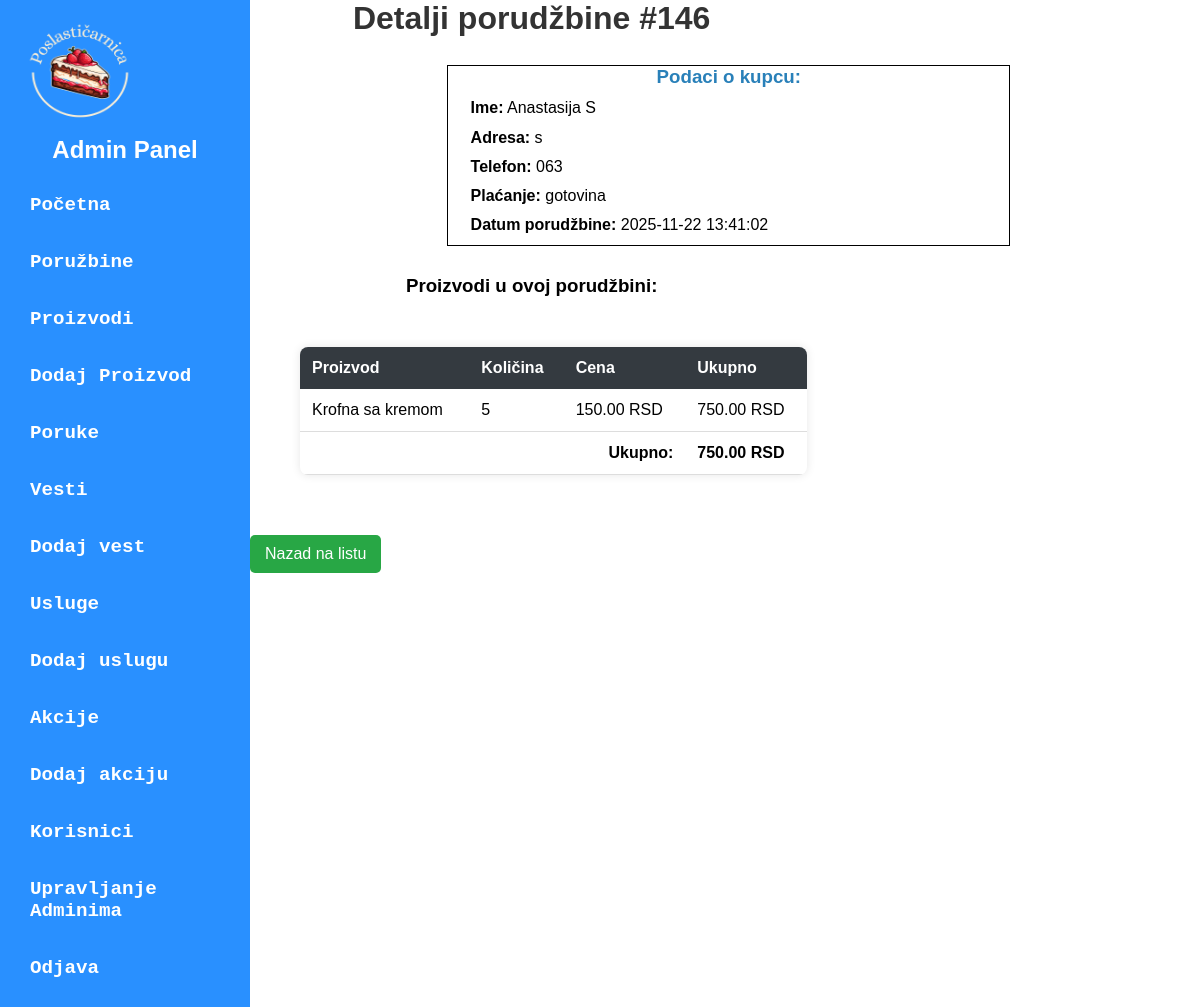
The app's page /admin/admin-dashboard.php?page=detaljiPorudzbine&id=146 with its own data.
### tables this page shows
CREATE TABLE IF NOT EXISTS `stavke_porudzbine` (
  `id` int(10) unsigned NOT NULL AUTO_INCREMENT,
  `porudzbina_id` int(10) unsigned NOT NULL,
  `proizvod_id` int(10) unsigned NOT NULL,
  `kolicina` int(11) NOT NULL,
  `cena` double NOT NULL,
  PRIMARY KEY (`id`),
  KEY `porudzbina_id` (`porudzbina_id`),
  KEY `proizvod_id` (`proizvod_id`),
  CONSTRAINT `stavke_porudzbine_ibfk_1` FOREIGN KEY (`porudzbina_id`) REFERENCES `porudzbina` (`id`) ON DELETE CASCADE,
  CONSTRAINT `stavke_porudzbine_ibfk_2` FOREIGN KEY (`proizvod_id`) REFERENCES `proizvod` (`id`)
);

CREATE TABLE IF NOT EXISTS `porudzbina` (
  `id` int(10) unsigned NOT NULL AUTO_INCREMENT,
  `ime` varchar(50) NOT NULL,
  `prezime` varchar(50) NOT NULL,
  `email` varchar(50) DEFAULT '',
  `adresa` varchar(100) NOT NULL,
  `telefon` varchar(20) NOT NULL,
  `nacin_placanja` varchar(30) NOT NULL DEFAULT 'gotovina',
  `datum_porudzbine` datetime NOT NULL DEFAULT current_timestamp(),
  PRIMARY KEY (`id`) USING BTREE
);

CREATE TABLE IF NOT EXISTS `proizvod` (
  `id` int(10) unsigned NOT NULL AUTO_INCREMENT,
  `naziv` varchar(50) NOT NULL DEFAULT '0',
  `opis` varchar(255) NOT NULL,
  `kategorija` varchar(30) NOT NULL DEFAULT 'ostalo',
  `cena` double NOT NULL DEFAULT 0,
  `zalihe` int(11) NOT NULL DEFAULT 0,
  `slika` varchar(255) NOT NULL DEFAULT '0',
  PRIMARY KEY (`id`)
);

### admin/model/detaljiPorudzbineModel.php (called while the page is built, shortened)
<?php
if (isset($_GET['id'])) {
    $porudzbina_id = intval($_GET['id']);
} else {
    die("Greška: ID porudžbine nije prosleđen.");
}
$query = "
SELECT
    p.id AS porudzbina_id,
    p.ime,
    p.prezime,
    p.adresa,
    p.telefon,
    p.nacin_placanja,
    p.datum_porudzbine,
    pr.naziv AS proizvod,
    sp.kolicina,
    sp.cena
FROM porudzbina p
JOIN stavke_porudzbine sp ON p.id = sp.porudzbina_id
JOIN proizvod pr ON sp.proizvod_id = pr.id
WHERE p.id = $porudzbina_id
";
$result = mysqli_query($con, $query);
if ($result && mysqli_num_rows($result) > 0) {
    $detalji = mysqli_fetch_all($result, MYSQLI_ASSOC);
} else {
    die("Greška: Nema stavki za ovu porudžbinu.");
}
?>

### admin/view/detaljiPorudzbine.php (the view, shortened to what this page needs)
<!DOCTYPE html>
<html lang="sr">
<head>
    <link rel="stylesheet" href="./public/table-style.css">
</head>
<body>
    <h1>Detalji porudžbine #<?= $detalji[0]['porudzbina_id'] ?></h1>
    <div class="kupac">
    <h3>Podaci o kupcu:</h3>
    <p><strong>Ime:</strong> <?= $detalji[0]['ime'] ?> <?= $detalji[0]['prezime'] ?></p>
    <p><strong>Adresa:</strong> <?= $detalji[0]['adresa'] ?></p>
    <p><strong>Telefon:</strong> <?= $detalji[0]['telefon'] ?></p>
    <p><strong>Plaćanje:</strong> <?= $detalji[0]['nacin_placanja'] ?></p>
    <p><strong>Datum porudžbine:</strong> <?= $detalji[0]['datum_porudzbine'] ?></p>
</div>
<div class="detalji-porudzbine">
    <h3 >Proizvodi u ovoj porudžbini:</h3>
    <table>
        <tr>
            <th>Proizvod</th>
            <th>Količina</th>
            <th>Cena</th>
            <th>Ukupno</th>
        </tr>
        <?php
        $ukupno = 0;
        foreach ($detalji as $stavka):
            $stavkaUkupno = $stavka['kolicina'] * $stavka['cena'];
            $ukupno += $stavkaUkupno;
        ?>
        <tr>
            <td><?= $stavka['proizvod'] ?></td>
            <td><?= $stavka['kolicina'] ?></td>
            <td><?= number_format($stavka['cena'], 2) ?> RSD</td>
            <td><?= number_format($stavkaUkupno, 2) ?> RSD</td>
        </tr>
        <?php endforeach; ?>
        <tr>
            <td colspan="3" style="text-align:right;"><strong>Ukupno:</strong></td>
            <td><strong><?= number_format($ukupno, 2) ?> RSD</strong></td>
        </tr>
    </table>
</div>
    <a href="admin-dashboard.php?page=poružbina"  id="dugme">Nazad na listu</a>
</body>
</html>

### admin/public/admin-nav.css (style rules this page uses)
* { margin: 0; padding: 0; box-sizing: border-box; font-family: Arial, sans-serif; }

### admin/public/table-style.css (style rules this page uses)
h1 { text-align: center; color: #333; }
#dugme { display: inline-block; margin: 10px auto; padding: 10px 15px; text-decoration: none; color: white; background-color: #28a745; border-radius: 5px; text-align: center; }
table { width: 90%; margin: 50px; border-collapse: collapse; background-color: white; box-shadow: 0px 0px 10px rgba(0, 0, 0, 0.1); border-radius: 8px; overflow: hidden; }
th { background-color: #343a40; color: white; padding: 12px; text-align: left; }
td { padding: 12px; border-bottom: 1px solid #ddd; }
.kupac { border: 1px solid black; width: 100%; margin:5% 35%; }
.kupac p { margin: 2% 4%; text-align:left }
.kupac h3 { text-align: center; color: #2980b9; margin-top: 0; }
.detalji-porudzbine h3 { text-align: center; }

### records on screen
stavke_porudzbine: porudzbina "146", porudzbina.ime "Anastasija", porudzbina.prezime "S", porudzbina.adresa "s", porudzbina.telefon "063", porudzbina.nacin_placanja "gotovina", porudzbina.datum_porudzbine "2025-11-22 13:41:02", proizvod.naziv "Krofna sa kremom", kolicina "5", cena "150.00", stavkaUkupno "750.00"

### other values on screen
$ukupno "750.00"
